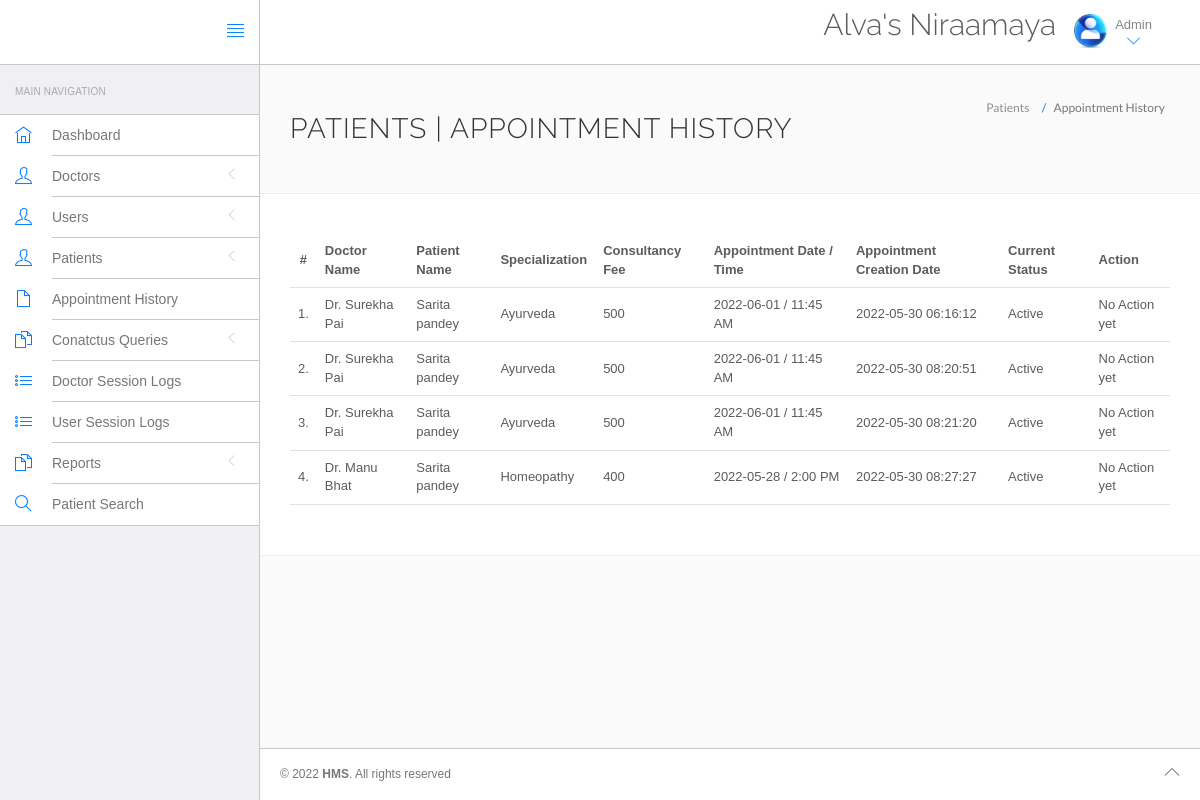
/hms/admin/appointment-history.php (signed in), run on the app's committed database.
### tables this page shows
CREATE TABLE `appointment` (
  `id` int(11) NOT NULL,
  `doctorSpecialization` varchar(255) DEFAULT NULL,
  `Patient Name` varchar(20) NOT NULL,
  `doctorId` int(11) DEFAULT NULL,
  `userId` int(11) DEFAULT NULL,
  `consultancyFees` int(11) DEFAULT NULL,
  `appointmentDate` varchar(255) DEFAULT NULL,
  `appointmentTime` varchar(255) DEFAULT NULL,
  `postingDate` timestamp NULL DEFAULT current_timestamp(),
  `userStatus` int(11) DEFAULT NULL,
  `doctorStatus` int(11) DEFAULT NULL,
  `updationDate` timestamp NULL DEFAULT NULL ON UPDATE current_timestamp()
);

CREATE TABLE `doctors` (
  `id` int(11) NOT NULL,
  `specilization` varchar(255) DEFAULT NULL,
  `doctorName` varchar(255) DEFAULT NULL,
  `address` longtext DEFAULT NULL,
  `docFees` varchar(255) DEFAULT NULL,
  `contactno` bigint(11) DEFAULT NULL,
  `docEmail` varchar(255) DEFAULT NULL,
  `password` varchar(255) DEFAULT NULL,
  `creationDate` timestamp NULL DEFAULT current_timestamp(),
  `updationDate` timestamp NULL DEFAULT NULL ON UPDATE current_timestamp()
);

CREATE TABLE `users` (
  `id` int(11) NOT NULL,
  `fullName` varchar(255) DEFAULT NULL,
  `address` longtext DEFAULT NULL,
  `city` varchar(255) DEFAULT NULL,
  `gender` varchar(255) DEFAULT NULL,
  `email` varchar(255) DEFAULT NULL,
  `password` varchar(255) DEFAULT NULL,
  `regDate` timestamp NULL DEFAULT current_timestamp(),
  `updationDate` timestamp NULL DEFAULT NULL ON UPDATE current_timestamp()
);

### hms/admin/appointment-history.php (the view, shortened to what this page needs)
<?php
include('include/config.php');
?>
<!DOCTYPE html>
<html lang="en">
	<head>
		<link rel="stylesheet" href="vendor/bootstrap/css/bootstrap.min.css">
		<link rel="stylesheet" href="vendor/fontawesome/css/font-awesome.min.css">
		<link rel="stylesheet" href="vendor/themify-icons/themify-icons.min.css">
		<link href="vendor/animate.css/animate.min.css" rel="stylesheet" media="screen">
		<link href="vendor/perfect-scrollbar/perfect-scrollbar.min.css" rel="stylesheet" media="screen">
		<link href="vendor/switchery/switchery.min.css" rel="stylesheet" media="screen">
		<link href="vendor/bootstrap-touchspin/jquery.bootstrap-touchspin.min.css" rel="stylesheet" media="screen">
		<link href="vendor/select2/select2.min.css" rel="stylesheet" media="screen">
		<link href="vendor/bootstrap-datepicker/bootstrap-datepicker3.standalone.min.css" rel="stylesheet" media="screen">
		<link href="vendor/bootstrap-timepicker/bootstrap-timepicker.min.css" rel="stylesheet" media="screen">
		<link rel="stylesheet" href="assets/css/styles.css">
		<link rel="stylesheet" href="assets/css/plugins.css">
		<link rel="stylesheet" href="assets/css/themes/theme-1.css" id="skin_color" />
	</head>
	<body>
		<div id="app">
<?php include('include/sidebar.php');?>
			<div class="app-content">
					<?php include('include/header.php');?>
				<div class="main-content" >
					<div class="wrap-content container" id="container">
						<section id="page-title">
							<div class="row">
								<div class="col-sm-8">
									<h1 class="mainTitle">Patients  | Appointment History</h1>
																	</div>
								<ol class="breadcrumb">
									<li>
										<span>Patients </span>
									</li>
									<li class="active">
										<span>Appointment History</span>
									</li>
								</ol>
							</div>
						</section>
						<div class="container-fluid container-fullw bg-white">
									<div class="row">
								<div class="col-md-12">
									<table class="table table-hover" id="sample-table-1">
										<thead>
											<tr>
												<th class="center">#</th>
												<th class="hidden-xs">Doctor Name</th>
												<th>Patient Name</th>
												<th>Specialization</th>
												<th>Consultancy Fee</th>
												<th>Appointment Date / Time </th>
												<th>Appointment Creation Date  </th>
												<th>Current Status</th>
												<th>Action</th>
											</tr>
										</thead>
										<tbody>
<?php
$sql=mysqli_query($con,"select doctors.doctorName as docname,users.fullName as pname,appointment.*  from appointment join doctors on doctors.id=appointment.doctorId join users on users.id=appointment.userId ");
$cnt=1;
while($row=mysqli_fetch_array($sql))
{
?>
											<tr>
												<td class="center"><?php echo $cnt;?>.</td>
												<td class="hidden-xs"><?php echo $row['docname'];?></td>
												<td class="hidden-xs"><?php echo $row['pname'];?></td>
												<td><?php echo $row['doctorSpecialization'];?></td>
												<td><?php echo $row['consultancyFees'];?></td>
												<td><?php echo $row['appointmentDate'];?> / <?php echo
												 $row['appointmentTime'];?>
												</td>
												<td><?php echo $row['postingDate'];?></td>
												<td>
<?php if(($row['userStatus']==1) && ($row['doctorStatus']==1))
{
	echo "Active";
}
												?></td>
												<td >
												<div class="visible-md visible-lg hidden-sm hidden-xs">
							<?php if(($row['userStatus']==1) && ($row['doctorStatus']==1))
{
echo "No Action yet";
	 } else {
		echo "Canceled";
		} ?>
												</div>
												</td>
											</tr>
											<?php
$cnt=$cnt+1;
											 }?>
										</tbody>
									</table>
								</div>
							</div>
								</div>
					</div>
				</div>
			</div>
	<?php include('include/footer.php');?>
		</div>
	</body>
</html>

### hms/admin/assets/css/themes/theme-1.css (style rules this page uses)
body { background: #FAFAFA; }

### data on the page
appointment: doctorId.doctorName "Dr. Surekha Pai", userId.fullName "Sarita pandey", doctorSpecialization "Ayurveda", consultancyFees "500", appointmentDate "2022-06-01", appointmentTime "11:45 AM", postingDate "2022-05-30 06:16:12", userStatus "Active"
appointment: doctorId.doctorName "Dr. Surekha Pai", userId.fullName "Sarita pandey", doctorSpecialization "Ayurveda", consultancyFees "500", appointmentDate "2022-06-01", appointmentTime "11:45 AM", postingDate "2022-05-30 08:20:51", userStatus "Active"
appointment: doctorId.doctorName "Dr. Surekha Pai", userId.fullName "Sarita pandey", doctorSpecialization "Ayurveda", consultancyFees "500", appointmentDate "2022-06-01", appointmentTime "11:45 AM", postingDate "2022-05-30 08:21:20", userStatus "Active"
appointment: doctorId.doctorName "Dr. Manu Bhat", userId.fullName "Sarita pandey", doctorSpecialization "Homeopathy", consultancyFees "400", appointmentDate "2022-05-28", appointmentTime "2:00 PM", postingDate "2022-05-30 08:27:27", userStatus "Active"
